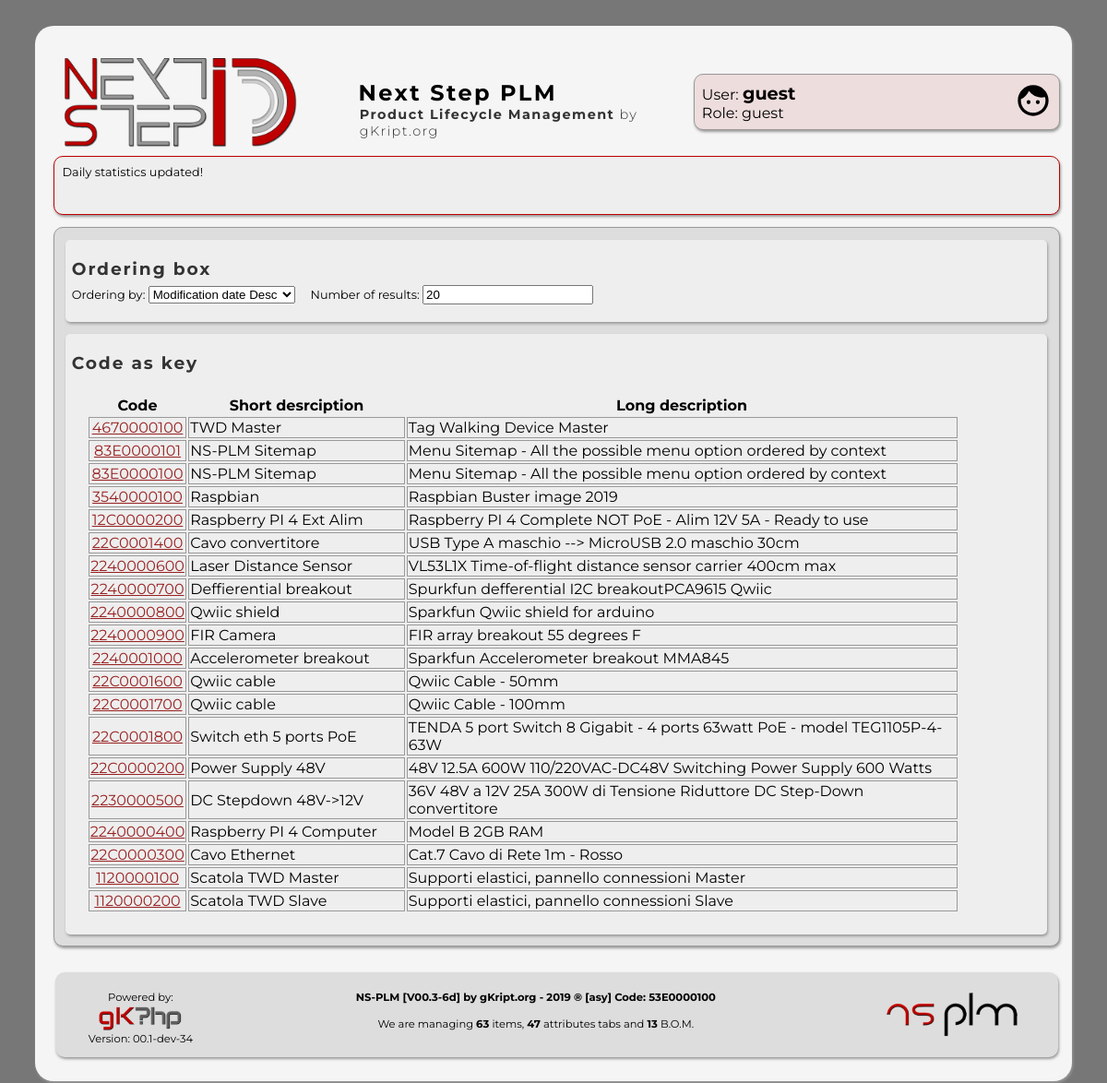
The page /search.php on the database as committed earlier.
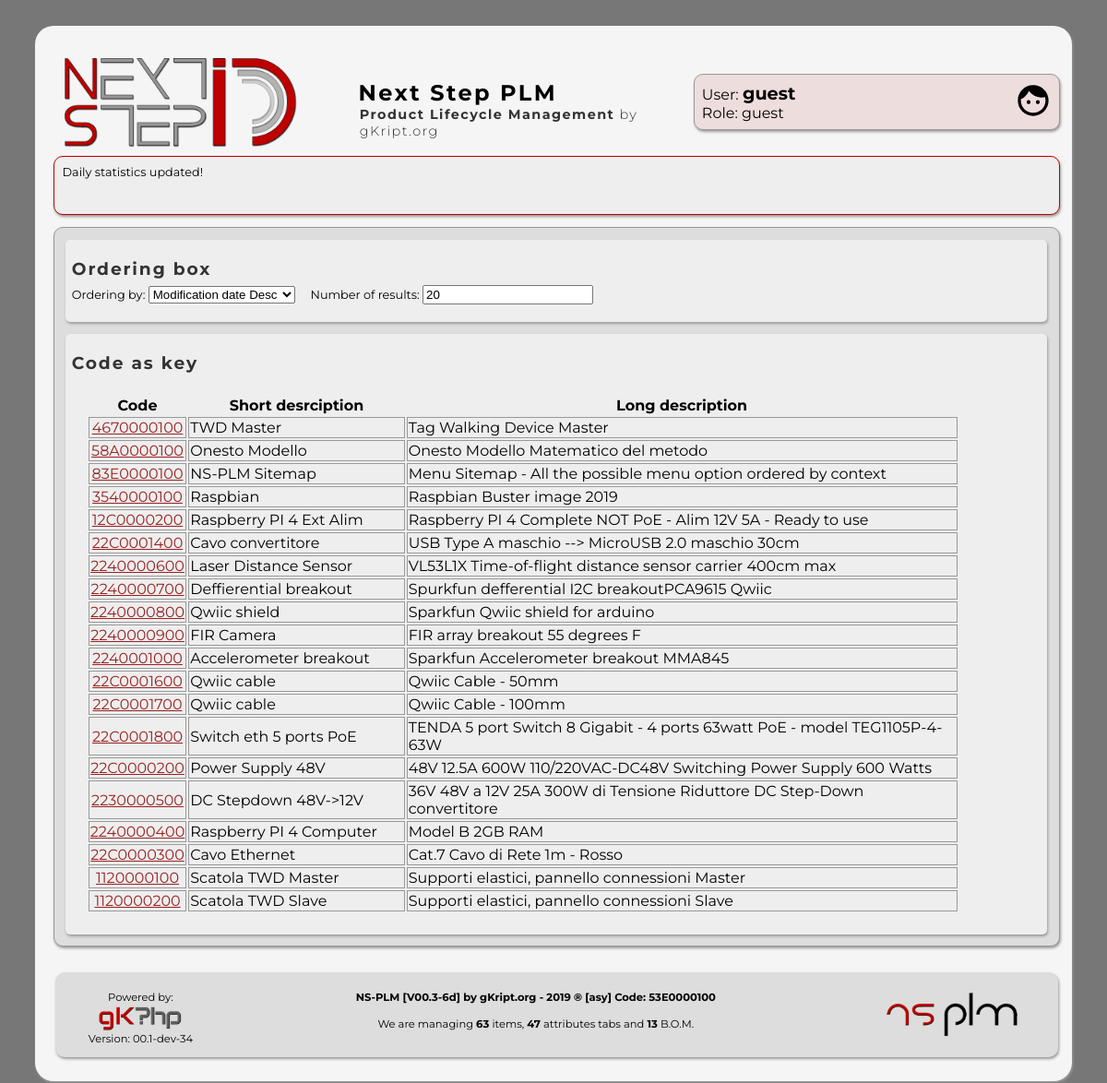
The same page on the database as committed later.
### tables this page shows
CREATE TABLE IF NOT EXISTS `elenco_codici` (
  `idCodice` int(11) NOT NULL AUTO_INCREMENT,
  `codice` varchar(10) NOT NULL,
  `T` int(1) NOT NULL,
  `CG` varchar(3) NOT NULL,
  `CS` varchar(3) NOT NULL,
  `abbreviazione` text NOT NULL,
  `descrizione` text NOT NULL,
  `dbCodici` int(11) NOT NULL DEFAULT 0,
  `state` int(3) NOT NULL DEFAULT 1,
  `createTS` timestamp NOT NULL DEFAULT current_timestamp(),
  `modifyTS` timestamp NOT NULL DEFAULT current_timestamp() ON UPDATE current_timestamp(),
  PRIMARY KEY (`idCodice`),
  UNIQUE KEY `codice` (`codice`)
);

### src/php/gkphp/Mysqli_gk.php (called while the page is built, shortened)
<?php
	function query_get_num_rows( $query , $echo = 0 ) {
		global $mysqli;
		$result = $mysqli->query ( $query ) or
			die( "query_single_line() : Problem with query<br/>&nbsp;&nbsp;&nbsp;&nbsp;Query : $query<br/>&nbsp;&nbsp;&nbsp;&nbsp;MySql :" . $mysqli->error ."<br/>" );
		return $result->num_rows;
	}
?>

### src/php/template/code_functions.php (the view, shortened to what this page needs)
<?php
	function code_link( $code , $link = "code.php?code" ) {
		echo '<a href="' . $link . "=" . $code . '">' . $code . "</a>";
	}
?>

### search.php (shortened to what this page needs)
<?php
	require_once 'includes.php';
	require_once NSID_PLM_SRC_TEMPLATE . 'code_functions.php';
	$order 	= get_check( 'order'	, "mod_desc"	);
	$limit	=	get_check( 'limit' 	, 20					);
	include NSID_PLM_SRC_TEMPLATE . 'navmenu.php';
	$sql = "";
	$nores = 5;
	if ( ( ! $order ) || ( $order == "cod_desc" ) )
		$sorder = "ORDER BY `elenco_codici`.`codice` DESC";
	else if ( $order == "cod_asc" )
		$sorder = "ORDER BY `elenco_codici`.`codice` ASC";
	else if ( $order == "short_desc" )
		$sorder = "ORDER BY `elenco_codici`.`abbreviazione` DESC";
	else if ( $order == "short_asc" )
		$sorder = "ORDER BY `elenco_codici`.`abbreviazione` ASC";
	else if ( $order == "long_desc" )
		$sorder = "ORDER BY `elenco_codici`.`descrizione` DESC";
	else if ( $order == "long_asc" )
		$sorder = "ORDER BY `elenco_codici`.`descrizione` ASC";
	else if ( $order == "creat_desc" )
		$sorder = "ORDER BY `elenco_codici`.`createTS` DESC";
	else if ( $order == "creat_asc" )
		$sorder = "ORDER BY `elenco_codici`.`createTS` ASC";
	else if ( $order == "mod_desc" )
		$sorder = "ORDER BY `elenco_codici`.`modifyTS` DESC";
	$slimit = "Limit 0,$limit;";
	if ( ( $T != "_" ) || ( $G != "_" ) || ( $S != "_" ) || ( $text != "" ) ) {
		$test = 0;
		$activity = 1;
		if ( $text == "" ) {
			if ( ( $T == "x" ) || ( $T == "" ) )	$T = "_";
			if ( ( $G == "x" ) || ( $G == "" ) )	$G = "_";
			if ( ( $S == "x" ) || ( $S == "" ) )	$S = "_";
			$str = "&nbsp;&nbsp;&nbsp;&nbsp;Context: \"" . $T.$G.$S . "\"";
			$insflt = "WHERE `codice` LIKE '".$T.$G.$S."%'";
			$sql = "SELECT * FROM `elenco_codici` $insflt $sorder $slimit;";
			if ( query_get_num_rows( $sql ) )	$test++;
		}
		else {
			if ( is_context( $text ) ) {
				$upstr = strtoupper( $text );
				$T = substr( $upstr , 0 , 1 );
				$G = substr( $upstr , 1 , 1 );
				$S = substr( $upstr , 2 , 1 );
			}
			$sql = "SELECT * FROM `elenco_codici` WHERE `codice` LIKE '%$text%' $sorder $slimit;";
			if ( query_get_num_rows( $sql ) )	$test++;
			$sql = "SELECT * FROM `elenco_codici` WHERE `abbreviazione` LIKE '%$text%' $sorder $slimit;";
			if ( query_get_num_rows( $sql ) )	$test++;
			$sql = "SELECT * FROM `elenco_codici` WHERE `descrizione` LIKE '%$text%' $sorder $slimit;";
			if ( query_get_num_rows( $sql ) )	$test++;
			$str = "&nbsp;&nbsp;&nbsp;&nbsp;" . "Text: \"" . $text . "\"";
			$sql = "";
		}
	}
	else
		$sql = "SELECT * FROM `elenco_codici` $sorder $slimit;";
?>
	<div class="insidecodelite">
		<div class="codelite">
			<h2>Ordering box</h2><br/>
		</div>
<?php
		$rows = query_get_num_rows( $sql );
		if ( $rows ) {
?>
		<div class="codelite">
			<h2>Code as key</h2><br/>
			<table style="margin:1em;" width="90%">
				<tr>
					<th style="text-align: center;" >Code</th>
					<th>Short desrciption</th>
					<th>Long description</th>
				</tr>
	<?php
			if ($result = $mysqli->query($sql)) {
				for( $r = 0 ; $r < $rows ; $r++ ) {
						$array = $result->fetch_array();
						print( "<td style='text-align: center; border:1px solid #999;' width='10%'>" );
						code_link($array['codice']);
				}
			}
	?>
			</table>
		</div>
<?php
		}
		else
			$nores--;
	?>
	</div>
<?php
	include NSID_PLM_SRC_TEMPLATE . 'footer.php';
?>

Rows that differ between the two databases and show on the page:
removed elenco_codici: codice "83E0000101"
now on this page (row edited): elenco_codici: codice "58A0000100"
Other text that changed with them:
new list line: "Onesto Modello Onesto Modello Matematico del metodo"
list line gone: "NS-PLM Sitemap Menu Sitemap - All the possible menu option ordered by context"
